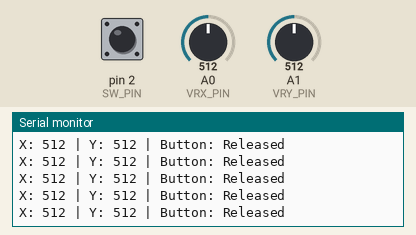
A sketch run on a simulated Arduino Uno, built with avr-gcc and run on an emulated ATmega328P. Shown: the last lines printed to the serial monitor. The inputs (shaded band) are chosen by the test bench; at power-on: A1 (VRY_PIN) = 512, pin 2 (SW_PIN) HIGH, A0 (VRX_PIN) = 512.

Above: at 5.8 s.
5.9 s: A1 (VRY_PIN) set to 109
At 5.95 s:
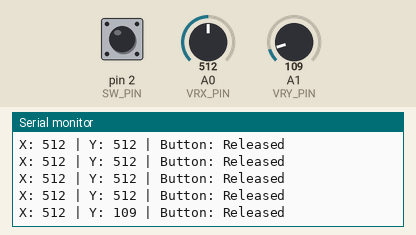
8.9 s: A1 (VRY_PIN) set to 94
At 8.97 s:
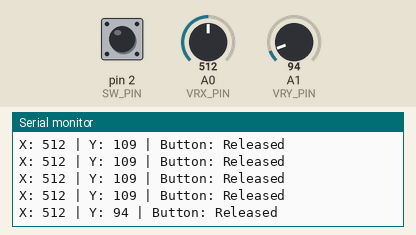
Timing chart, 0 to 11.9 s (numbered marks = the images above; inputs shaded):
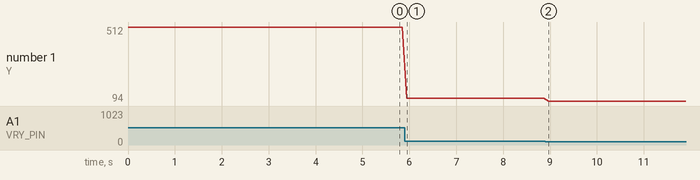

Measured:
- after the input at 5.9 s, the serial monitor: prints a new line after 0.05 s (image 1)
- after the input at 8.9 s, the serial monitor: prints a new line after 0.07 s (image 2)
- plotted number 1: 512 → 109 after the input at 5.9 s, 109 → 94 after the input at 8.9 s

The sketch:

13.Analog_Joystick_Module.ino
```cpp
#define VRX_PIN A0  // Joystick X-axis
#define VRY_PIN A1  // Joystick Y-axis
#define SW_PIN  2   // Joystick push button

void setup() {
    Serial.begin(9600);  // Start serial communication
    pinMode(SW_PIN, INPUT_PULLUP); // Use internal pull-up resistor for the button
}

void loop() {
    int xValue = analogRead(VRX_PIN);  // Read X-axis value (0-1023)
    int yValue = analogRead(VRY_PIN);  // Read Y-axis value (0-1023)
    int buttonState = digitalRead(SW_PIN); // Read button state (LOW = Pressed)

    Serial.print("X: ");
    Serial.print(xValue);
    Serial.print(" | Y: ");
    Serial.print(yValue);
    Serial.print(" | Button: ");
    Serial.println(buttonState == LOW ? "Pressed" : "Released");

    delay(100); // Small delay to make readings readable
}
```
